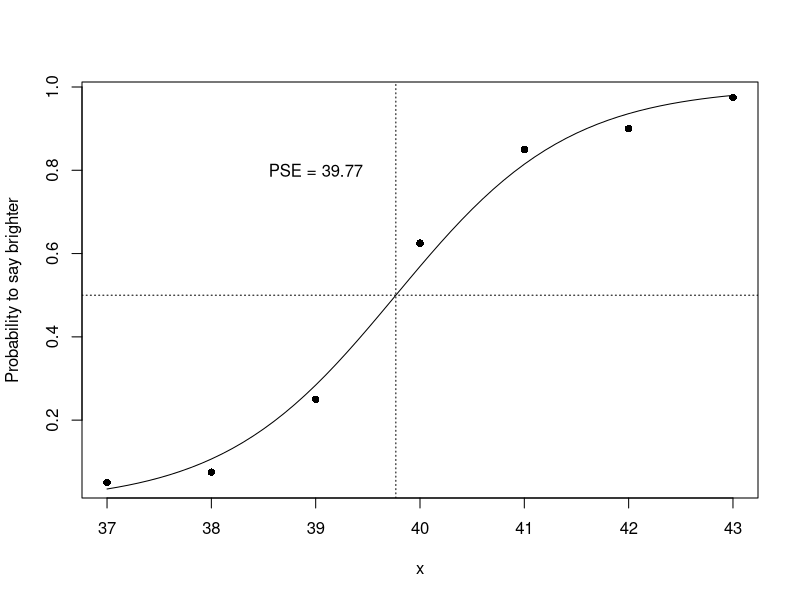

This figure's R source: (Note: this script raises an error after producing the figure.)
## ---- chunk 1
dat <- data.frame(x = 37:43,
                  y = c(2, 3, 10, 25, 34, 36, 39),
                  n = 40)

glm1 <- glm(cbind(y, n - y) ~ x, family = binomial, data = dat)

a <- 1 / coef(glm1)[2]
c <- -coef(glm1)[1] / coef(glm1)[2]
## ---- chunk 2
newx <- seq(37, 43, .1)
pre <- predict(glm1, newdata = data.frame(x = newx), type = "response")

# Plot predictions with PSE
plot(y/n ~ x, data = dat, pch = 16, ylab = "Probability to say brighter")
lines(pre ~ newx, data = dat)
abline(v = c, h = .5, lty = 3)
text(39, .8, paste("PSE =", round(c, 2)))

# Goodness-of-fit test
glms <- glm(cbind(y, n-y) ~ factor(x), family = binomial, data = dat)
anova(glm1, glms, test = "Chisq")

# Overdispersion
summary(glm(cbind(y, n - y) ~ x, family = quasibinomial, data = dat))
## ---- chunk 3
# Load data set
data(Affairs, package = "AER")
Affairs$rating <- factor(Affairs$rating, levels = 1:5)

## Fit poisson model
pois1 <- glm(affairs ~ gender + age + yearsmarried + children + education +
             rating, family = poisson, data = Affairs)
summary(pois1)

# Goodness-of-fit
1 - pchisq(pois1$deviance, df = pois1$df.residual)

## Model with dispersion parameter
pois2 <- glm(affairs ~ gender + age + yearsmarried + children + education +
             rating, family = quasipoisson, data = Affairs)
summary(pois2)

## Compare CIs
confint(pois1)
confint(pois2)
## ---- chunk 4
## Plot predictions for "average" females
newdat <- expand.grid(yearsmarried = seq(0, 15, 1), rating = factor(1:5))
newdat$gender        <- "female"
newdat$age           <- mean(Affairs$age)
newdat$children      <- "yes"
newdat$religiousness <- mean(Affairs$religiousness)
newdat$education     <- mean(Affairs$education)
newdat$pre           <- predict(pois2, newdata = newdat, type = "response")

colors <- c("#78004B", "#3CB4DC", "#91C86E", "#FF6900", "#434F4F")
plot(pre ~ yearsmarried, newdat, type = "n", main = "'Average' Females")

for (i in 1:5) {
  lines(pre ~ yearsmarried, newdat[newdat$rating == i, ], col = colors[i])
}

legend("topleft", c("very unhappy", "somewhat unhappy", "average",
                    "happier than average", "very happy"),
       col = colors, lty = 1, bty = "n")
